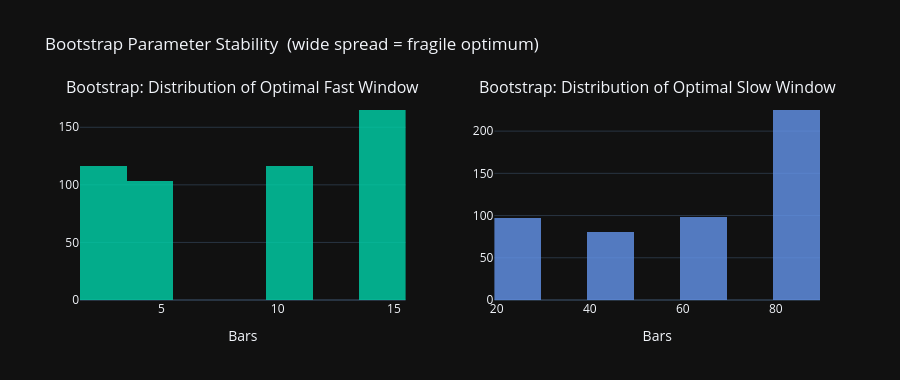

The cell this chart's notebook holds for it:
### Markdown cell above
### 3c — Bootstrap Stability: Parameter Variance

Re-sample the IS data **with replacement** to create synthetic histories.  
Each bootstrap selects a *different* best `(fast, slow)` pair — the spread quantifies parameter uncertainty.

### Code cell
# ── Bootstrap stability ───────────────────────────────────────────────────────
N_BOOT     = 500
boot_fast, boot_slow, boot_sr = [], [], []

for _ in range(N_BOOT):
    idx    = rng.integers(0, len(IS_RET), size=len(IS_RET))
    b_ret  = pd.Series(IS_RET.values[idx], index=IS_RET.index)
    best_b, bf, bs = -99, F_QUICK[0], S_QUICK[-1]
    for f in F_QUICK:
        for s in S_QUICK:
            if f >= s:
                continue
            sr = ma_sharpe(b_ret, f, s)
            if sr > best_b:
                best_b, bf, bs = sr, f, s
    boot_fast.append(bf)
    boot_slow.append(bs)
    boot_sr.append(best_b)

boot_fast = np.array(boot_fast)
boot_slow = np.array(boot_slow)

fig = ps.make_subplots(
    rows=1, cols=2, horizontal_spacing=0.12,
    subplot_titles=[
        'Bootstrap: Distribution of Optimal Fast Window',
        'Bootstrap: Distribution of Optimal Slow Window'
    ]
)
fig.add_trace(go.Histogram(x=boot_fast, nbinsx=10, name='Fast window',
                            marker_color='#00d4aa', opacity=0.8), row=1, col=1)
fig.add_trace(go.Histogram(x=boot_slow, nbinsx=10, name='Slow window',
                            marker_color='cornflowerblue', opacity=0.8), row=1, col=2)

fig.update_layout(
    template='plotly_dark', height=380,
    title='Bootstrap Parameter Stability  (wide spread = fragile optimum)',
    showlegend=False
)
fig.update_xaxes(title_text='Bars', row=1, col=1)
fig.update_xaxes(title_text='Bars', row=1, col=2)
fig.show()

from collections import Counter
print('Fast window frequencies:', dict(Counter(boot_fast)))
print('Slow window frequencies:', dict(Counter(boot_slow)))

### Figure 1 — Plotly figure (JSON) as saved in the notebook; plotly's stock layout.template omitted (floating-point values rounded to 4 significant figures; data arrays with more than 128 entries replaced by an {"elided": "..."} marker saying what was removed)
{"data": [{"marker": {"color": "#00d4aa"}, "name": "Fast window", "nbinsx": 10, "opacity": 0.8, "type": "histogram", "x": {"elided": "500 int values"}, "xaxis": "x", "yaxis": "y"}, {"marker": {"color": "cornflowerblue"}, "name": "Slow window", "nbinsx": 10, "opacity": 0.8, "type": "histogram", "x": {"elided": "500 int values"}, "xaxis": "x2", "yaxis": "y2"}], "layout": {"annotations": [{"font": {"size": 16}, "showarrow": false, "text": "Bootstrap: Distribution of Optimal Fast Window", "x": 0.22, "xanchor": "center", "xref": "paper", "y": 1, "yanchor": "bottom", "yref": "paper"}, {"font": {"size": 16}, "showarrow": false, "text": "Bootstrap: Distribution of Optimal Slow Window", "x": 0.78, "xanchor": "center", "xref": "paper", "y": 1, "yanchor": "bottom", "yref": "paper"}], "height": 380, "showlegend": false, "title": {"text": "Bootstrap Parameter Stability  (wide spread = fragile optimum)"}, "xaxis": {"anchor": "y", "domain": [0, 0.44], "title": {"text": "Bars"}}, "xaxis2": {"anchor": "y2", "domain": [0.56, 1], "title": {"text": "Bars"}}, "yaxis": {"anchor": "x", "domain": [0, 1]}, "yaxis2": {"anchor": "x2", "domain": [0, 1]}}}
